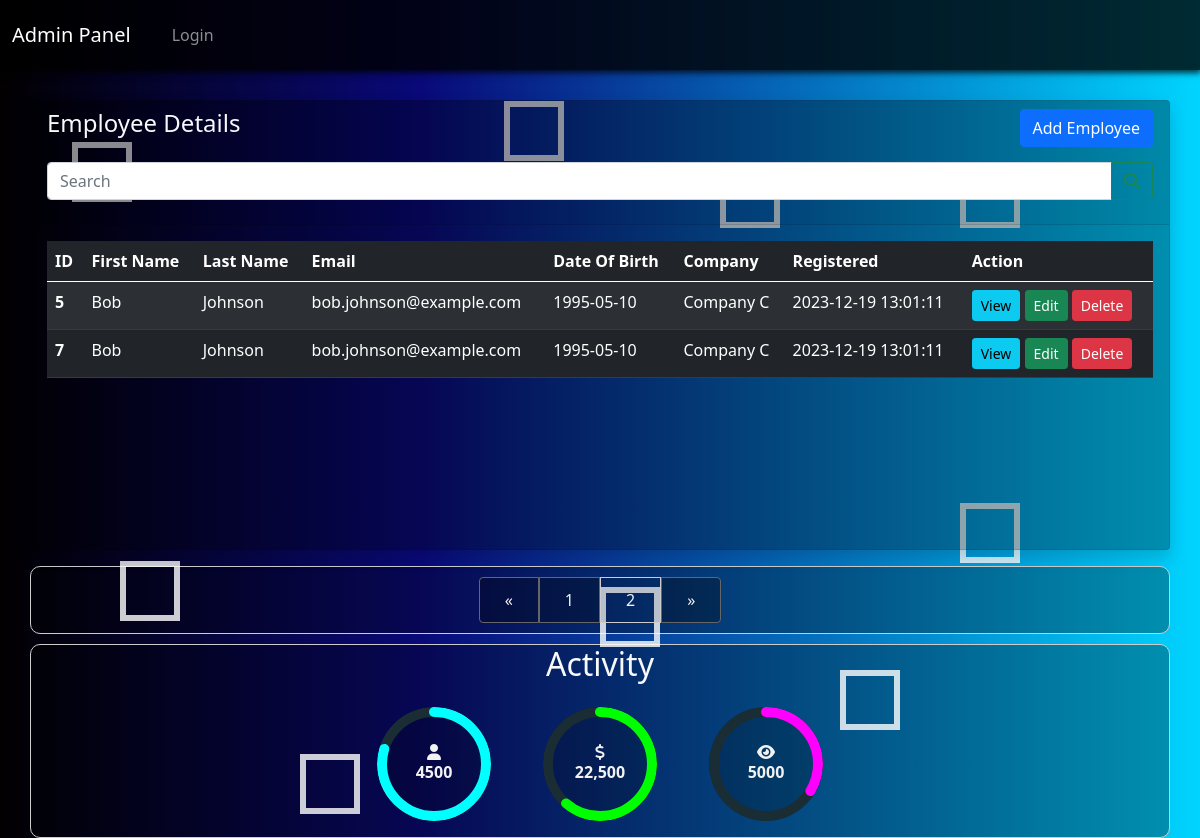
The page /company_panel/home/home.php?page=2 on the database its author committed.
### tables this page shows
CREATE TABLE IF NOT EXISTS employees (
    id INT PRIMARY KEY AUTO_INCREMENT,
    first_name VARCHAR(255) NOT NULL,
    last_name VARCHAR(255) NOT NULL,
    email VARCHAR(100) NOT NULL,
    dob DATE NOT NULL,
    phone_number INT(25) NOT NULL,
    gender VARCHAR(25) NOT NULL,
    country VARCHAR(100) NOT NULL,
    create_at TIMESTAMP NOT NULL DEFAULT CURRENT_TIMESTAMP,
    company_id INT NOT NULL,
    position_id INT NOT NULL,
    super_visor_id INT,
    FOREIGN KEY (company_id) REFERENCES companies(id),
    FOREIGN KEY (position_id) REFERENCES positions(id),
    FOREIGN KEY (super_visor_id) REFERENCES employees(id)
);

CREATE TABLE IF NOT EXISTS companies (
    id INT PRIMARY KEY AUTO_INCREMENT,
    name VARCHAR(255) NOT NULL,
    type VARCHAR(255) NOT NULL,
    description TEXT(1000) NOT NULL,
    department_id INT NOT NULL,
    FOREIGN KEY (department_id) REFERENCES departments(id)
);

### company_panel/home/pagination.php (called while the page is built)
<?php
    include "../db/connect_db.php";
    if (!isset($_GET['page'])) {
        $page = 1;
    } else {
        $page = $_GET['page'];
    }
    $num_per_page = 5;
    $start_from = ($page - 1) * $num_per_page;
    $query = "SELECT * FROM employees";
    $query_result = mysqli_query($conn, $query);
    $number_of_results = mysqli_num_rows($query_result);
    $total_pages = ceil($number_of_results / $num_per_page);
    $sql = "SELECT
        employees.id,
        employees.first_name,
        employees.last_name,
        employees.email,
        employees.dob,
        employees.create_at,
        companies.name AS company_name,
        companies.type AS company_type,
        positions.p_name AS position_name,
        companies.name AS company_name
        FROM
            employees
        INNER JOIN
            companies ON employees.company_id = companies.id
        INNER JOIN
            departments ON companies.department_id = departments.id
        INNER JOIN
            positions ON employees.position_id = positions.id
        LIMIT $start_from, $num_per_page";
    $sql_result = mysqli_query($conn, $sql);
?>

### company_panel/home/home.php (the view, shortened to what this page needs)
<?php
    include "../db/connect_db.php";
    include('pagination.php');
?>
<!DOCTYPE html>
<html lang="en">
<head>
    <link href="https://cdn.jsdelivr.net/npm/bootstrap@5.0.2/dist/css/bootstrap.min.css" rel="stylesheet">
    <link rel="stylesheet" href="https://cdnjs.cloudflare.com/ajax/libs/font-awesome/6.5.1/css/all.min.css" />
    <link rel="stylesheet" href="../assets/styles/home.css">
</head>
<body>
    <div class="wrapper">
        <header class="header w-100">
            <nav class="navbar navbar-dark bg-dark">
                <div class="container-fluid">
                    <div class="nav_item_box d-inline">
                        <a class="navbar-brand" href="#">Admin Panel</a>
                        <ul class="navbar-nav d-flex flex-row nav_ul">
                            <li class="nav-item">
                                <a class="nav-link nav_link_hover" href="../pages/login_page.php"><?= isset($_SESSION['login_value']) ? 'Logout' : 'Login'?></a>
                            </li>
                        </ul>
                    </div>
                </div>
            </nav>
        </header>
        <main class="w-100 d-flex align-items-center justify-content-center flex-column h-100">
            <div class="box">
                <div></div>
                <div></div>
                <div></div>
                <div></div>
                <div></div>
                <div></div>
            </div>
            <div class="container mt-5">
                <div class="row">
                    <div class="col-md-12 w-100 p-0 m-0">
                        <div class="card Larger shadow w-100">
                            <div class="card-header">
                                <h4 class="text-light">Employee Details
                                    <button type="button" class="btn btn-primary float-end" data-bs-toggle="modal" data-bs-target="#exampleModal">
                                        Add Employee
                                    </button>
                                </h4>
                                <div class="input-group mb-3 mt-4">
                                    <input type="text" class="form-control" id="search" placeholder="Search">
                                    <button class="btn btn-outline-success" type="submit"><i class="fa-solid fa-magnifying-glass"></i></button>
                                </div>
                            </div>
                            <div class="card-body table-responsive">
                                <table class="table table-dark table-striped">
                                    <thead>
                                        <tr>
                                            <th scope="col">ID</th>
                                            <th scope="col">First Name</th>
                                            <th scope="col">Last Name</th>
                                            <th scope="col">Email</th>
                                            <th scope='col'>Date Of Birth</th>
                                            <th scope='col'>Company</th>
                                            <th scope='col'>Registered</th>
                                            <th scope='col'>Action</th>
                                    </thead>
                                    <tbody id="showData">
                                        <tr>
                                        <?php
                                            while ($result = mysqli_fetch_assoc($sql_result)) :
                                        ?>
                                            <th scope="row"><?= $result['id']?></th>
                                                <td><?=$result['first_name']?></td>
                                                <td><?= $result['last_name']?></td>
                                                <td><?=$result['email']?></td>
                                                <td><?=$result['dob']?></td>
                                                <td><?=$result['company_name']?></td>
                                                <td><?=$result['create_at']?></td>
                                                <td>
                                                    <div class="actions_table">
                                                        <button type="button" class="btn btn-info btn-sm viewBtn" data-bs-target="#exampleModal4" data-bs-toggle="modal">
                                                            View
                                                        </button>
                                                        <button type="button" class="btn btn-success btn-sm editBtn" data-bs-target="#exampleModal2" data-bs-toggle="modal">
                                                            Edit
                                                        </button>
                                                        <button type="button" class="btn btn-danger btn-sm deleteBtn" data-bs-target="#exampleModal3" data-bs-toggle="modal">
                                                            Delete
                                                        </button>
                                                    </div>
                                                </td>
                                            </tr>
                                        <?php
                                            endwhile;
                                        ?>
                                    </tbody>
                                </table>
                            </div>
                        </div>
                    </div>
                    <div class="main_body mt-3">
                        <?php include "./modals/add.php"?>
                        <?php include "./modals/edit.php" ?>
                        <?php include "./modals/delete.php"?>
                        <?php include "./modals/view.php"?>
                        <nav aria-label="Page navigation example p-0 m-0">
                            <ul class="pagination">
                                <li class="page-item">
                                    <a class="page-link" href="./home.php?page=<?= $page > 1 ? $page - 1 : $page = 1?>" aria-label="Previous">
                                        <span aria-hidden="true">&laquo;</span>
                                    </a>
                                </li>
                                <?php
                                    for ($i = 1; $i <= $total_pages; $i++) {
                                        echo '<li class="page-item"><a class="page-link ' . ($page == $i ? "pagination_link" : '') . '" href="home.php?page='. $i .'">'. $i .'</a></li>';
                                    }
                                ?>
                                <li class="page-item">
                                    <a class="page-link" href="./home.php?page=<?= $page < $total_pages ? $page + 1 : $page = 1?>" aria-label="Next">
                                        <span aria-hidden="true">&raquo;</span>
                                    </a>
                                </li>
                            </ul>
                        </nav>
                    </div>
                    <div class="main_footer">
                        <h2 class="text-light">Activity</h2>
                        <div class="dashboard">
                            <div class="progress_box">
                                <svg>
                                    <circle class="bg" cx="57" cy="57" r="52" />
                                    <circle class="meter-1" cx="57" cy="57" r="52" />
                                </svg>
                                <span class="progress_text">
                                    <i class="fa-solid fa-user"></i>
                                    <b>4500</b>
                                </span>
                            </div>
                            <div class="progress_box">
                                <svg>
                                    <circle class="bg" cx="57" cy="57" r="52" />
                                    <circle class="meter-2" cx="57" cy="57" r="52" />
                                </svg>
                                <span class="progress_text">
                                    <i class="fa-solid fa-dollar-sign"></i>
                                    <b>22,500</b>
                                </span>
                            </div>
                            <div class="progress_box">
                                <svg>
                                    <circle class="bg" cx="57" cy="57" r="52" />
                                    <circle class="meter-3" cx="57" cy="57" r="52" />
                                </svg>
                                <span class="progress_text">
                                    <i class="fa-solid fa-eye"></i>
                                    <b>5000</b>
                                </span>
                            </div>
                        </div>
                    </div>
                </div>
            </div>
        </main>
    </div>
</body>
</html>

### company_panel/assets/styles/home.css (style rules this page uses)
:root { --line-border-fill: #3498db; --line-border-empty: #e0e0e0; }
.wrapper { min-height: 100vh; overflow: hidden; }
.header { position: fixed; top: 0; z-index: 15; box-shadow: 0px 2px 6px 1px rgba(0,0,0,0.75); }
.navbar { background: rgba(0, 0, 0, 0.8) !important; }
.nav_item_box { width: 100% !important; display: flex !important; justify-content: space-between; align-items: center; }
.nav_link_hover { padding: 15px 25px !important; }
main { width: 100% !important; overflow: hidden; background: linear-gradient(90deg, rgba(2, 0, .6, 1) 0%, rgba(9,9,121,1) 35%, rgba(0,212,255,1) 100%); min-height: 100vh; }
.container { margin-top: 100px !important; }
.box div { position: absolute; width: 60px; height: 60px; background-color: transparent; border: 6px solid rgba(255,255,255,0.8); }
.box div:nth-child(1) { top: 12%; left: 42%; animation: animate 10s linear infinite; }
.box div:nth-child(2) { top: 70%; left: 50%; animation: animate 7s linear infinite; }
.box div:nth-child(5) { top: 67%; left: 10%; animation: animate 6s linear infinite; }
.box div:nth-child(6) { top: 80%; left: 70%; animation: animate 12s linear infinite; }
.box div:nth-child(7) { top: 60%; left: 80%; animation: animate 15s linear infinite; }
.box div:nth-child(9) { top: 90%; left: 25%; animation: animate 9s linear infinite; }
.card { background: rgba(0, 0, 0, 0.3) !important; min-height: 450px !important; }
@media screen and (max-width: 1340px) { .nav_ul { width: 100% !important; } }
.main_body { width: 100%; height: 100%; display: flex; justify-content: center; align-items: center; padding: 10px 15px; border-radius: 10px; background: rgba(0, 0, 0, 0.3) !important; border: 1px solid #ccc !important; }
.pagination { margin: 0 !important; }
.page-link { padding: 10px 25px !important; background: rgba(0, 0, 0, 0.3) !important; margin: 0 !important; color: #f2f2f2 !important; border: 1px solid #666 !important; }
.pagination_link { background: rgba(0, 0, 0, 0.1) !important; border: 1px solid #ccc !important; }
.main_footer { width: 100%; display: flex; align-items: center; justify-content: center; flex-direction: column; margin-top: 10px; border-radius: 10px; background: rgba(0, 0, 0, 0.3); border: 1px solid #ccc }
.dashboard { display: flex; justify-content: center; align-items: center; gap: 20px; width: 100%; }
svg { width: 114px; height: 114px; margin: 1em; background: rgba(0, 0, 0, 0.2); border-radius: 50%; }
.progress_box { position: relative; }
.progress_text { position: absolute; left: 50%; top: 50%; transform: translate(-50%, -50%); display: flex; flex-direction: column; align-items: center; color: #f2f2f2; }

### rows shown on the page
employees: id "5", first_name "Bob", last_name "Johnson", email "bob.johnson@example.com", dob "1995-05-10", company.name "Company C", create_at "2023-12-19 13:01:11"
employees: id "7", first_name "Bob", last_name "Johnson", email "bob.johnson@example.com", dob "1995-05-10", company.name "Company C", create_at "2023-12-19 13:01:11"
